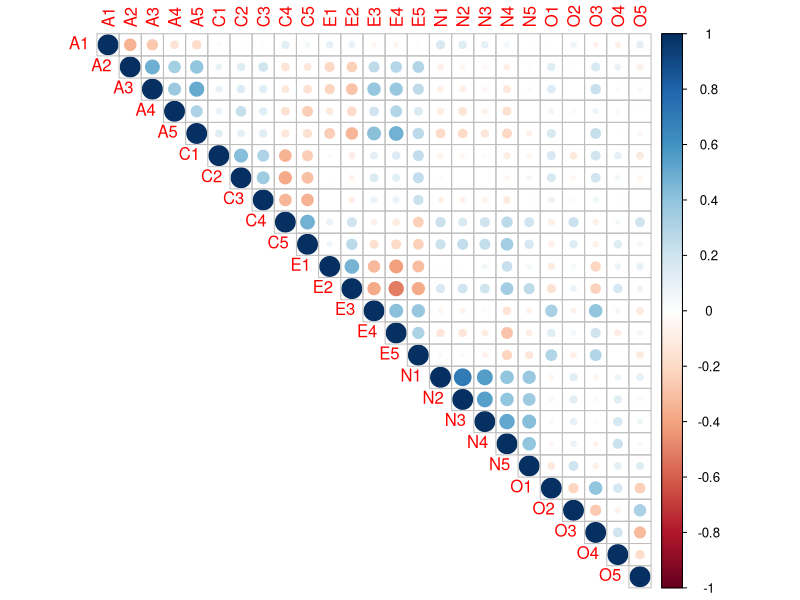

Source code (R):
# PSGE 7711
# Calculating Correlations with BFI data


# install or load packages into library
# install.packages("psych")
library(psych)
# install.packages("corrplot")
library(corrplot)

# For this activity, we'll be using the Big Five Inventory (BFI) data available in the psych package.
# Here are some details about this dataset: https://www.rdocumentation.org/packages/psych/versions/2.2.5/topics/bfi
# Note that some items are nregatively keyed, so before we caluclate total/mean scale scores, 
# we need to find out which ones must be revser coded.


# This function allows us to access the BFI data from the psych package:
## we are only interested in the first 25 columns so we're going to subset just those
bfi_data <- as.data.frame(psych::bfi)[c(1:25)]



# lets look at the data
print(bfi_data)
View(bfi_data)

# check the structure of the data
str(bfi_data)

# get the variables names
names(bfi_data)

# get a quick snapshot of the descriptives
psych::describe(bfi_data)


# now, let's calculate the correlations between items
cor(bfi_data, use = "pairwise.complete.obs")

# creating a corrplot
corrplot(cor(bfi_data, use = "pairwise.complete.obs"), 
         order = "original", 
         type = "upper")
